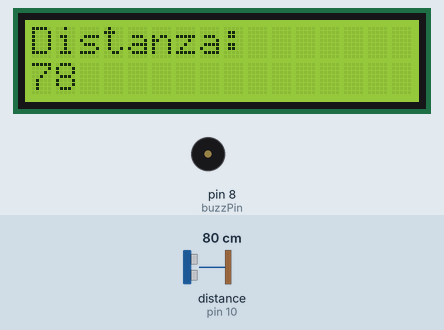
Recording of a sketch running on a simulated Arduino Uno, built with avr-gcc and run on an emulated ATmega328P. Parts: 16×2 character LCD, buzzer (waves = sounding, pin HIGH). Wiring (inferred from the names in the program): ultrasonic range finder: trigger pin 9; echo pin 10. Inputs (shaded band) come from the test bench; at power-on: distance to the obstacle (sensor on pin 10) 80 cm. The echo pulse lasts 58.3 µs per cm; pins used as bus, display or sensor lines are not drawn; what the sketch prints to the serial monitor is not drawn.

Above: at 1.2 s.
1.3 s: distance to the obstacle (sensor on pin 10) set to 2 cm
At 1.43 s:
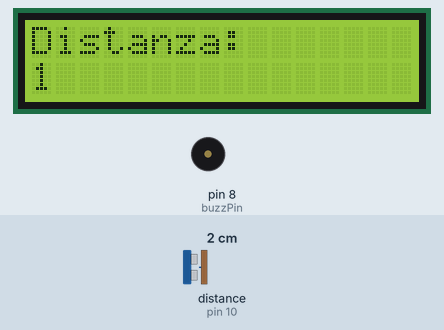
2.9 s: distance to the obstacle (sensor on pin 10) set to 299 cm
At 3.01 s:
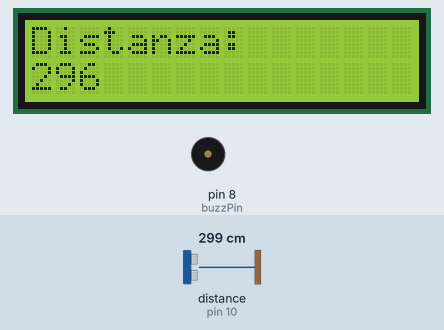
5.9 s: distance to the obstacle (sensor on pin 10) set to 4 cm
At 6.05 s:
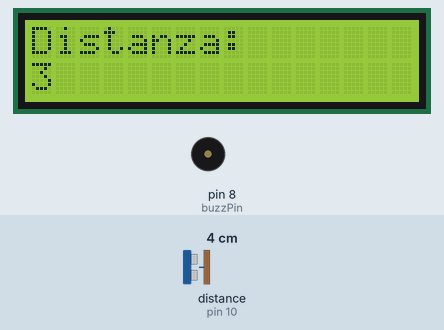

Measured:
- after the input at 1.3 s, the display: first differs from a run without the input after 0.08 s (image 1)
- after the input at 2.9 s, the display: first differs from a run without the input after 0.07 s (image 2)
- after the input at 5.9 s, the display: first differs from a run without the input after 0.11 s (image 3)

The sketch:

DistanzaLCD.ino
```cpp
#include <LiquidCrystal.h>
int rs=12;
int e=11;
int D4=5;
int D5=4;
int D6=3;
int D7=2;
int triggerPin=9;
int echoPin=10;
long duration;
int distance;
//buzzpin attiva anche il led
int buzzPin=8;
LiquidCrystal lcd(rs,e,D4,D5,D6,D7);
void setup()
{
  //inizializza i pin
  pinMode(triggerPin,OUTPUT);
  pinMode(echoPin,INPUT);
  pinMode(buzzPin,OUTPUT);
  Serial.begin(9600);
  //inizializza l'lcd con le seguenti dimensioni
  lcd.begin(16,2);
  lcd.print("Dio bufu");
}
void loop()
{
  lcd.clear();
  digitalWrite(triggerPin,LOW);
  delayMicroseconds(2);
  digitalWrite(triggerPin,HIGH);
  delayMicroseconds(10);
  digitalWrite(triggerPin,LOW);
  duration=pulseIn(echoPin, HIGH);
  distance=duration*0.034/2;
  Serial.println(distance);
  lcd.print("Distanza: ");
  lcd.setCursor(0,1);
  if (distance <=500)
  {
    digitalWrite(buzzPin,LOW);
    lcd.print(distance);
  }
  else
  {
    digitalWrite(buzzPin,HIGH);
    lcd.print("errore");
  }
  delay(100);
}
```
